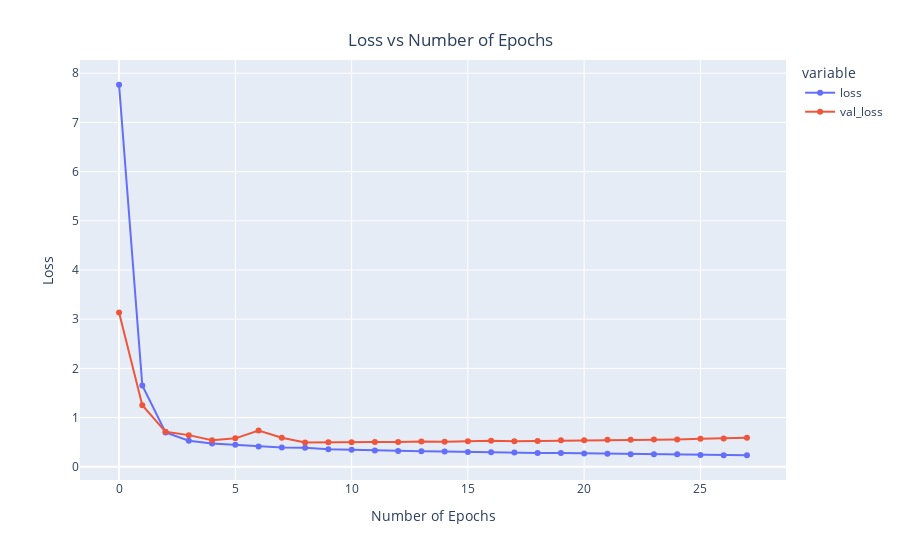

This figure's notebook cell:
### Code cell
x = px.line(data_frame= history , 
            y= ["loss" , "val_loss"] , markers = True )
x.update_xaxes(title="Number of Epochs")
x.update_yaxes(title = "Loss")
x.update_layout(showlegend = True,
    title = {
        'text': 'Loss vs Number of Epochs',
        'y':0.94,
        'x':0.5,
        'xanchor': 'center',
        'yanchor': 'top'})
x.show()

### Figure 1 — Plotly figure (JSON) as saved in the notebook; plotly's stock layout.template omitted (floating-point values rounded to 4 significant figures)
{"data": [{"hovertemplate": "variable=loss<br>index=%{x}<br>value=%{y}<extra></extra>", "legendgroup": "loss", "line": {"color": "#636efa", "dash": "solid"}, "marker": {"symbol": "circle"}, "mode": "lines+markers", "name": "loss", "orientation": "v", "showlegend": true, "x": [0, 1, 2, 3, 4, 5, 6, 7, 8, 9, 10, 11, 12, 13, 14, 15, 16, 17, 18, 19, 20, 21, 22, 23, 24, 25, 26, 27], "xaxis": "x", "y": [7.766, 1.652, 0.6982, 0.527, 0.471, 0.4454, 0.4135, 0.3921, 0.3839, 0.3534, 0.3427, 0.3304, 0.3211, 0.3142, 0.3102, 0.2991, 0.2937, 0.2876, 0.2812, 0.2772, 0.27, 0.2646, 0.255, 0.2556, 0.2516, 0.2407, 0.2341, 0.2333], "yaxis": "y", "type": "scatter"}, {"hovertemplate": "variable=val_loss<br>index=%{x}<br>value=%{y}<extra></extra>", "legendgroup": "val_loss", "line": {"color": "#EF553B", "dash": "solid"}, "marker": {"symbol": "circle"}, "mode": "lines+markers", "name": "val_loss", "orientation": "v", "showlegend": true, "x": [0, 1, 2, 3, 4, 5, 6, 7, 8, 9, 10, 11, 12, 13, 14, 15, 16, 17, 18, 19, 20, 21, 22, 23, 24, 25, 26, 27], "xaxis": "x", "y": [3.138, 1.252, 0.709, 0.6424, 0.5408, 0.5766, 0.7355, 0.5887, 0.4918, 0.4989, 0.4964, 0.5011, 0.5018, 0.5129, 0.5083, 0.518, 0.5274, 0.5202, 0.5241, 0.5383, 0.5391, 0.5477, 0.5506, 0.5516, 0.5528, 0.5666, 0.576, 0.5872], "yaxis": "y", "type": "scatter"}], "layout": {"xaxis": {"anchor": "y", "domain": [0.0, 1.0], "title": {"text": "Number of Epochs"}}, "yaxis": {"anchor": "x", "domain": [0.0, 1.0], "title": {"text": "Loss"}}, "legend": {"title": {"text": "variable"}, "tracegroupgap": 0}, "margin": {"t": 60}, "title": {"text": "Loss vs Number of Epochs", "y": 0.94, "x": 0.5, "xanchor": "center", "yanchor": "top"}, "showlegend": true}}
